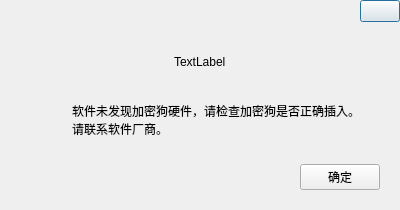
<?xml version="1.0" encoding="UTF-8"?>
<ui version="4.0">
 <class>NoSoftdogDialog</class>
 <widget class="QDialog" name="NoSoftdogDialog">
  <property name="geometry">
   <rect>
    <x>0</x>
    <y>0</y>
    <width>400</width>
    <height>210</height>
   </rect>
  </property>
  <property name="windowTitle">
   <string>Dialog</string>
  </property>
  <layout class="QVBoxLayout" name="verticalLayout_3" stretch="1,0,1">
   <property name="spacing">
    <number>0</number>
   </property>
   <property name="leftMargin">
    <number>0</number>
   </property>
   <property name="topMargin">
    <number>0</number>
   </property>
   <property name="rightMargin">
    <number>0</number>
   </property>
   <property name="bottomMargin">
    <number>20</number>
   </property>
   <item>
    <layout class="QVBoxLayout" name="verticalLayout_2" stretch="1,1">
     <property name="spacing">
      <number>30</number>
     </property>
     <item>
      <layout class="QVBoxLayout" name="verticalLayout" stretch="1,1">
       <item>
        <layout class="QHBoxLayout" name="horizontalLayout" stretch="9,1">
         <property name="spacing">
          <number>0</number>
         </property>
         <item>
          <widget class="QLabel" name="label">
           <property name="text">
            <string/>
           </property>
          </widget>
         </item>
         <item>
          <widget class="QPushButton" name="pushButton_sysClose">
           <property name="toolTip">
            <string>关闭</string>
           </property>
           <property name="text">
            <string/>
           </property>
          </widget>
         </item>
        </layout>
       </item>
       <item>
        <layout class="QHBoxLayout" name="horizontalLayout_2">
         <item>
          <spacer name="horizontalSpacer">
           <property name="orientation">
            <enum>Qt::Horizontal</enum>
           </property>
           <property name="sizeHint" stdset="0">
            <size>
             <width>40</width>
             <height>20</height>
            </size>
           </property>
          </spacer>
         </item>
         <item>
          <widget class="QLabel" name="label_logo">
           <property name="text">
            <string>TextLabel</string>
           </property>
          </widget>
         </item>
         <item>
          <spacer name="horizontalSpacer_2">
           <property name="orientation">
            <enum>Qt::Horizontal</enum>
           </property>
           <property name="sizeHint" stdset="0">
            <size>
             <width>40</width>
             <height>20</height>
            </size>
           </property>
          </spacer>
         </item>
        </layout>
       </item>
      </layout>
     </item>
     <item>
      <layout class="QHBoxLayout" name="horizontalLayout_3" stretch="1,9">
       <property name="spacing">
        <number>24</number>
       </property>
       <property name="leftMargin">
        <number>40</number>
       </property>
       <property name="rightMargin">
        <number>40</number>
       </property>
       <item>
        <widget class="QLabel" name="label_icon">
         <property name="text">
          <string/>
         </property>
        </widget>
       </item>
       <item>
        <widget class="QLabel" name="label_text">
         <property name="text">
          <string>软件未发现加密狗硬件，请检查加密狗是否正确插入。
请联系软件厂商。</string>
         </property>
        </widget>
       </item>
      </layout>
     </item>
    </layout>
   </item>
   <item>
    <spacer name="verticalSpacer">
     <property name="orientation">
      <enum>Qt::Vertical</enum>
     </property>
     <property name="sizeHint" stdset="0">
      <size>
       <width>20</width>
       <height>40</height>
      </size>
     </property>
    </spacer>
   </item>
   <item>
    <layout class="QHBoxLayout" name="horizontalLayout_4" stretch="9,1">
     <property name="spacing">
      <number>0</number>
     </property>
     <property name="rightMargin">
      <number>20</number>
     </property>
     <item>
      <spacer name="horizontalSpacer_3">
       <property name="orientation">
        <enum>Qt::Horizontal</enum>
       </property>
       <property name="sizeHint" stdset="0">
        <size>
         <width>40</width>
         <height>20</height>
        </size>
       </property>
      </spacer>
     </item>
     <item>
      <widget class="QPushButton" name="pushButton_confirm">
       <property name="text">
        <string>确定</string>
       </property>
      </widget>
     </item>
    </layout>
   </item>
  </layout>
 </widget>
 <resources/>
 <connections/>
</ui>
